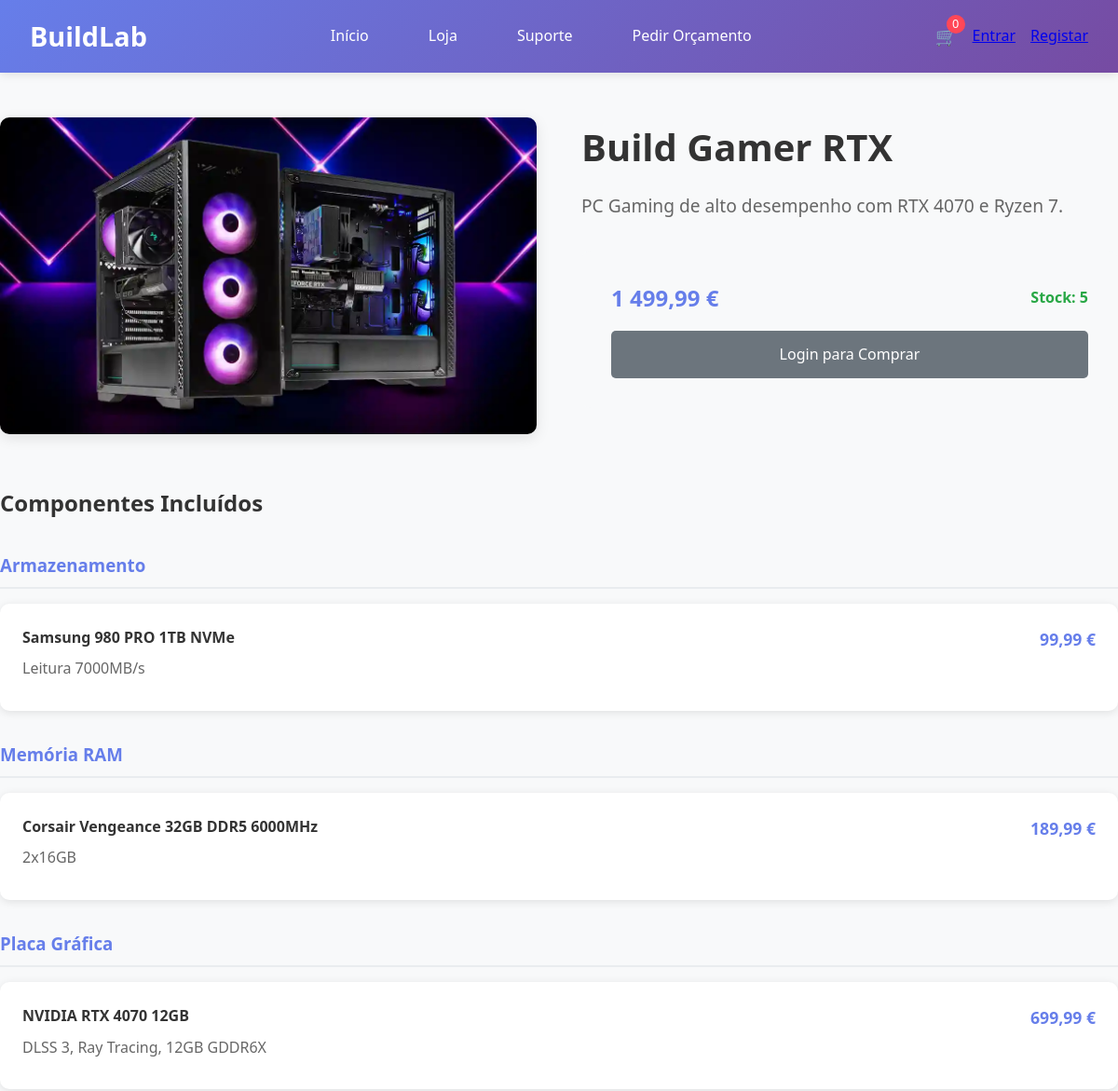
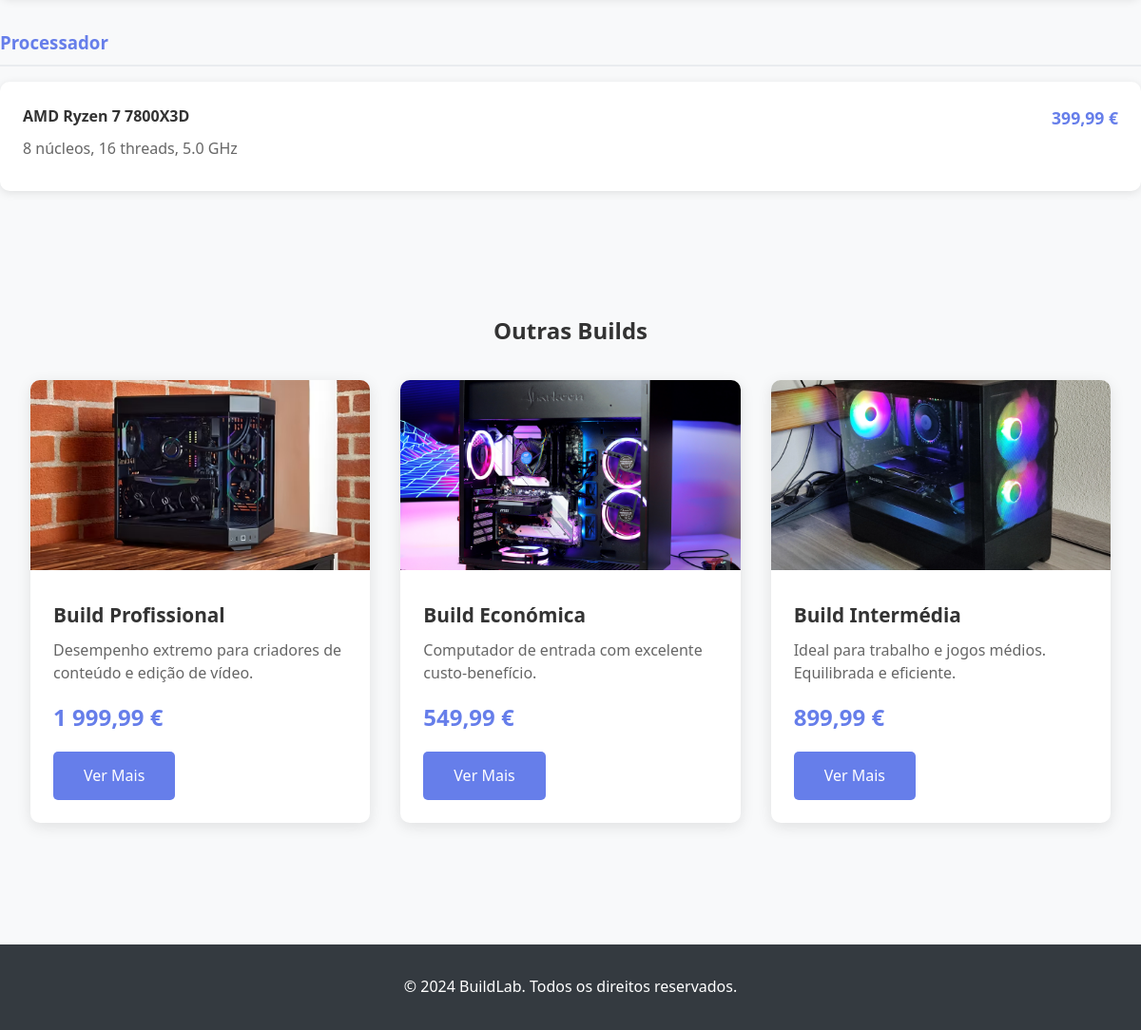
The app's page /build.php?id=1 with its own data (2 pictures, top to bottom).
### tables this page shows
CREATE TABLE builds (
  id INT AUTO_INCREMENT PRIMARY KEY,
  title VARCHAR(150) NOT NULL,
  description TEXT,
  price DECIMAL(10,2) NOT NULL,
  stock INT NOT NULL DEFAULT 0,
  image_path VARCHAR(255),
  usage_tags VARCHAR(255) NULL,
  performance_level ENUM('entry','mid','high','extreme') DEFAULT 'mid',
  created_by INT NULL,
  created_at DATETIME DEFAULT CURRENT_TIMESTAMP,
  updated_at DATETIME DEFAULT CURRENT_TIMESTAMP ON UPDATE CURRENT_TIMESTAMP,
  FOREIGN KEY (created_by) REFERENCES users(id) ON DELETE SET NULL
);

CREATE TABLE components (
  id INT AUTO_INCREMENT PRIMARY KEY,
  build_id INT NOT NULL,
  category VARCHAR(50) NOT NULL,
  model VARCHAR(200) NOT NULL,
  specs TEXT NULL,
  price DECIMAL(10,2) NOT NULL DEFAULT 0.00,
  FOREIGN KEY (build_id) REFERENCES builds(id) ON DELETE CASCADE
);

### includes/config.php (called while the page is built, shortened)
<?php
function isLoggedIn() {
    return isset($_SESSION['user_id']);
}
function formatPrice($price) {
    return number_format($price, 2, ',', ' ') . ' €';
}
function getCartCount() {
    return isset($_SESSION['cart']) ? count($_SESSION['cart']) : 0;
}
?>

### build.php (the view, shortened to what this page needs)
<?php
require_once 'includes/config.php';
$build_id = (int)$_GET['id'];
$stmt = $pdo->prepare("SELECT * FROM builds WHERE id = ?");
$stmt->execute([$build_id]);
$build = $stmt->fetch();
$stmt = $pdo->prepare("SELECT * FROM components WHERE build_id = ? ORDER BY category, model");
$stmt->execute([$build_id]);
$components = $stmt->fetchAll();
$components_by_category = [];
foreach ($components as $component) {
    $components_by_category[$component['category']][] = $component;
}
?>
<!DOCTYPE html>
<html lang="pt">
<head>
    <link rel="stylesheet" href="css/style.css">
</head>
<body>
    <header class="header">
        <nav class="navbar">
            <a href="index.php" class="logo"><?php echo SITE_NAME; ?></a>
            <ul class="nav-links">
                <li><a href="index.php">Início</a></li>
                <li><a href="shop.php">Loja</a></li>
                <li><a href="support.php">Suporte</a></li>
                <li><a href="budget_request.php">Pedir Orçamento</a></li>
            </ul>
            <div class="user-menu">
                <a href="cart.php" class="cart-icon">
                    🛒 <span class="cart-count"><?php echo getCartCount(); ?></span>
                </a>
                <?php if (isLoggedIn()): ?>
                    <a href="profile.php">Perfil</a>
                    <?php if (isAdmin()): ?>
                        <a href="admin/">Admin</a>
                    <?php endif; ?>
                    <a href="logout.php">Sair</a>
                <?php else: ?>
                    <a href="login.php">Entrar</a>
                    <a href="register.php">Registar</a>
                <?php endif; ?>
            </div>
        </nav>
    </header>
    <section class="container" style="padding: 3rem 0;">
        <div style="display: grid; grid-template-columns: 1fr 1fr; gap: 3rem; margin-bottom: 3rem;">
            <div>
                <img src="<?php echo $build['image_path'] ?: 'images/placeholder.jpg'; ?>"
                     alt="<?php echo htmlspecialchars($build['title']); ?>"
                     style="width: 100%; border-radius: 10px; box-shadow: 0 4px 15px rgba(0,0,0,0.1);">
            </div>
            <div>
                <h1 style="font-size: 2.5rem; margin-bottom: 1rem; color: #333;"><?php echo htmlspecialchars($build['title']); ?></h1>
                <p style="font-size: 1.2rem; color: #666; margin-bottom: 2rem; line-height: 1.6;"><?php echo htmlspecialchars($build['description']); ?></p>
                <div style="background: #f8f9fa; padding: 2rem; border-radius: 10px; margin-bottom: 2rem;">
                    <div style="display: flex; justify-content: space-between; align-items: center; margin-bottom: 1rem;">
                        <span style="font-size: 1.5rem; font-weight: 600; color: #667eea;"><?php echo formatPrice($build['price']); ?></span>
                        <span style="color: #28a745; font-weight: 600;">Stock: <?php echo $build['stock']; ?></span>
                    </div>
                    <div style="display: flex; gap: 1rem;">
                        <?php if (isLoggedIn() && $build['stock'] > 0): ?>
                            <a href="cart.php?action=add&id=<?php echo $build['id']; ?>" class="btn btn-success" style="flex: 1; text-align: center;">Adicionar ao Carrinho</a>
                            <a href="checkout.php?build_id=<?php echo $build['id']; ?>" class="btn" style="flex: 1; text-align: center;">Comprar Agora</a>
                        <?php elseif (!isLoggedIn()): ?>
                            <a href="login.php" class="btn btn-secondary" style="flex: 1; text-align: center;">Login para Comprar</a>
                        <?php else: ?>
                            <span class="btn btn-secondary" style="flex: 1; text-align: center; opacity: 0.6; cursor: not-allowed;">Sem Stock</span>
                        <?php endif; ?>
                    </div>
                </div>
            </div>
        </div>
        <div>
            <h2 style="margin-bottom: 2rem; color: #333;">Componentes Incluídos</h2>
            <?php if (empty($components_by_category)): ?>
                <div style="text-align: center; padding: 2rem; background: #f8f9fa; border-radius: 10px;">
                    <p>Nenhum componente listado para esta build.</p>
                </div>
            <?php else: ?>
                <?php foreach ($components_by_category as $category => $category_components): ?>
                    <div style="margin-bottom: 2rem;">
                        <h3 style="color: #667eea; margin-bottom: 1rem; padding-bottom: 0.5rem; border-bottom: 2px solid #e9ecef;"><?php echo htmlspecialchars($category); ?></h3>
                        <div style="display: grid; gap: 1rem;">
                            <?php foreach ($category_components as $component): ?>
                                <div style="background: white; padding: 1.5rem; border-radius: 10px; box-shadow: 0 2px 10px rgba(0,0,0,0.1);">
                                    <div style="display: flex; justify-content: space-between; align-items: start;">
                                        <div style="flex: 1;">
                                            <h4 style="margin-bottom: 0.5rem; color: #333;"><?php echo htmlspecialchars($component['model']); ?></h4>
                                            <?php if ($component['specs']): ?>
                                                <p style="color: #666; margin-bottom: 0.5rem;"><?php echo htmlspecialchars($component['specs']); ?></p>
                                            <?php endif; ?>
                                        </div>
                                        <?php if ($component['price'] > 0): ?>
                                            <div style="color: #667eea; font-weight: 600; font-size: 1.1rem;">
                                                <?php echo formatPrice($component['price']); ?>
                                            </div>
                                        <?php endif; ?>
                                    </div>
                                </div>
                            <?php endforeach; ?>
                        </div>
                    </div>
                <?php endforeach; ?>
            <?php endif; ?>
        </div>
    </section>
    <section style="background: #f8f9fa; padding: 3rem 0;">
        <div class="container">
            <h2 style="text-align: center; margin-bottom: 2rem; color: #333;">Outras Builds</h2>
            <?php
            $stmt = $pdo->prepare("SELECT * FROM builds WHERE id != ? ORDER BY RAND() LIMIT 3");
            $stmt->execute([$build_id]);
            $related_builds = $stmt->fetchAll();
            ?>
            <?php if (!empty($related_builds)): ?>
                <div class="builds-grid">
                    <?php foreach ($related_builds as $related_build): ?>
                        <div class="build-card">
                            <img src="<?php echo $related_build['image_path'] ?: 'images/placeholder.jpg'; ?>"
                                 alt="<?php echo htmlspecialchars($related_build['title']); ?>"
                                 class="build-image">
                            <div class="build-content">
                                <h3 class="build-title"><?php echo htmlspecialchars($related_build['title']); ?></h3>
                                <p class="build-description"><?php echo htmlspecialchars($related_build['description']); ?></p>
                                <div class="build-price"><?php echo formatPrice($related_build['price']); ?></div>
                                <div class="build-actions">
                                    <a href="build.php?id=<?php echo $related_build['id']; ?>" class="btn">Ver Mais</a>
                                </div>
                            </div>
                        </div>
                    <?php endforeach; ?>
                </div>
            <?php endif; ?>
        </div>
    </section>
    <footer class="footer">
        <div class="container">
            <p>&copy; 2024 <?php echo SITE_NAME; ?>. Todos os direitos reservados.</p>
        </div>
    </footer>
</body>
</html>

### css/style.css (style rules this page uses)
* { margin: 0; padding: 0; box-sizing: border-box; }
body { font-family: 'Segoe UI', Tahoma, Geneva, Verdana, sans-serif; line-height: 1.6; color: #333; background-color: #f8f9fa; }
.header { background: linear-gradient(135deg, #667eea 0%, #764ba2 100%); color: white; padding: 1rem 0; box-shadow: 0 2px 10px rgba(0,0,0,0.1); }
.navbar { display: flex; justify-content: space-between; align-items: center; max-width: 1200px; margin: 0 auto; padding: 0 2rem; }
.logo { font-size: 1.8rem; font-weight: bold; text-decoration: none; color: white; }
.nav-links { display: flex; list-style: none; gap: 2rem; }
.nav-links a { color: white; text-decoration: none; padding: 0.5rem 1rem; border-radius: 5px; transition: background-color 0.3s; }
.user-menu { display: flex; align-items: center; gap: 1rem; }
.cart-icon { position: relative; color: white; text-decoration: none; font-size: 1.2rem; }
.cart-count { position: absolute; top: -8px; right: -8px; background: #ff4757; color: white; border-radius: 50%; width: 20px; height: 20px; display: flex; align-items: center; justify-content: center; font-size: 0.8rem; }
.container { max-width: 1200px; margin: 0 auto; padding: 0 2rem; }
.btn { display: inline-block; padding: 0.8rem 2rem; background: #667eea; color: white; text-decoration: none; border-radius: 5px; transition: background-color 0.3s; border: none; cursor: pointer; font-size: 1rem; }
.btn-secondary { background: #6c757d; }
.builds-grid { display: grid; grid-template-columns: repeat(auto-fit, minmax(300px, 1fr)); gap: 2rem; margin: 2rem 0; }
.build-card { background: white; border-radius: 10px; overflow: hidden; box-shadow: 0 4px 15px rgba(0,0,0,0.1); transition: transform 0.3s, box-shadow 0.3s; }
.build-image { width: 100%; height: 200px; object-fit: cover; }
.build-content { padding: 1.5rem; }
.build-title { font-size: 1.3rem; margin-bottom: 0.5rem; color: #333; }
.build-description { color: #666; margin-bottom: 1rem; line-height: 1.5; }
.build-price { font-size: 1.5rem; font-weight: bold; color: #667eea; margin-bottom: 1rem; }
.build-actions { display: flex; gap: 1rem; }
.footer { background: #343a40; color: white; text-align: center; padding: 2rem 0; margin-top: 3rem; }

### records on screen
builds: image_path (picture), title "Build Gamer RTX", description "PC Gaming de alto desempenho com RTX 4070 e Ryzen 7.", price "1 499,99 €", stock "5"
components: model "Samsung 980 PRO 1TB NVMe", specs "Leitura 7000MB/s", price "99,99 €"
components: model "Corsair Vengeance 32GB DDR5 6000MHz", specs "2x16GB", price "189,99 €"
components: model "NVIDIA RTX 4070 12GB", specs "DLSS 3, Ray Tracing, 12GB GDDR6X", price "699,99 €"
components: model "AMD Ryzen 7 7800X3D", specs "8 núcleos, 16 threads, 5.0 GHz", price "399,99 €"
builds: image_path (picture), title "Build Profissional", description "Desempenho extremo para criadores de conteúdo e edição de vídeo.", price "1 999,99 €"
builds: image_path (picture), title "Build Económica", description "Computador de entrada com excelente custo-benefício.", price "549,99 €"
builds: image_path (picture), title "Build Intermédia", description "Ideal para trabalho e jogos médios. Equilibrada e eficiente.", price "899,99 €"

### other values on screen
SITE_NAME "BuildLab"
getCartCount() "0"
$category "Armazenamento"
$category "Memória RAM"
$category "Placa Gráfica"
$category "Processador"
